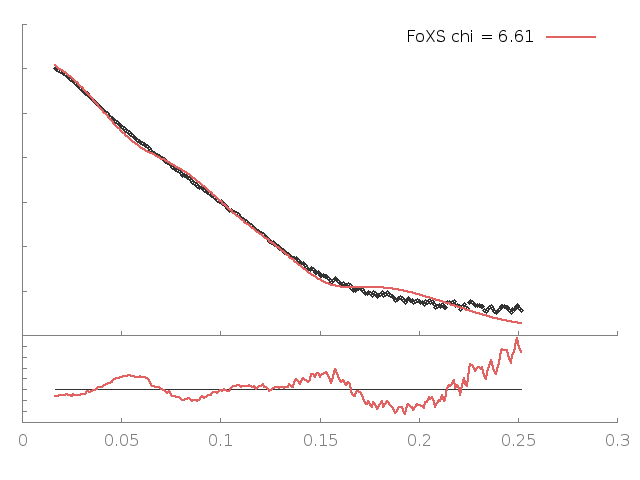

Here is the gnuplot script that generated this plot:
set terminal png enhanced; set output "23904.B99990030_23904_merge2_q25.png";
set lmargin 2; set rmargin 2;set multiplot
set origin 0,0;set size 1,0.3; set tmargin 0; set bmargin 3;set ylabel '';set format y '';set xtics nomirror;set ytics nomirror; set border 3
set style line 11 lc rgb '#808080' lt 1;set border 3 back ls 11;f(x)=1
plot f(x) notitle lc rgb '#333333', '23904.B99990030_23904_merge2_q25.dat' u 1:($2/$3) notitle w lines lw 2.5 lc rgb '#e26261'
set origin 0,0.3;set size 1,0.69; set bmargin 0; set tmargin 1;set xlabel ''; set format x ''; set ylabel '';
plot '23904.B99990030_23904_merge2_q25.dat' u 1:2 thru log(y) notitle lc rgb '#333333' pt 6 ps 0.8, '23904.B99990030_23904_merge2_q25.dat' u 1:3 thru log(y) t 'FoXS chi = 6.61' w lines lw 2.5 lc rgb '#e26261'
unset multiplot
reset
